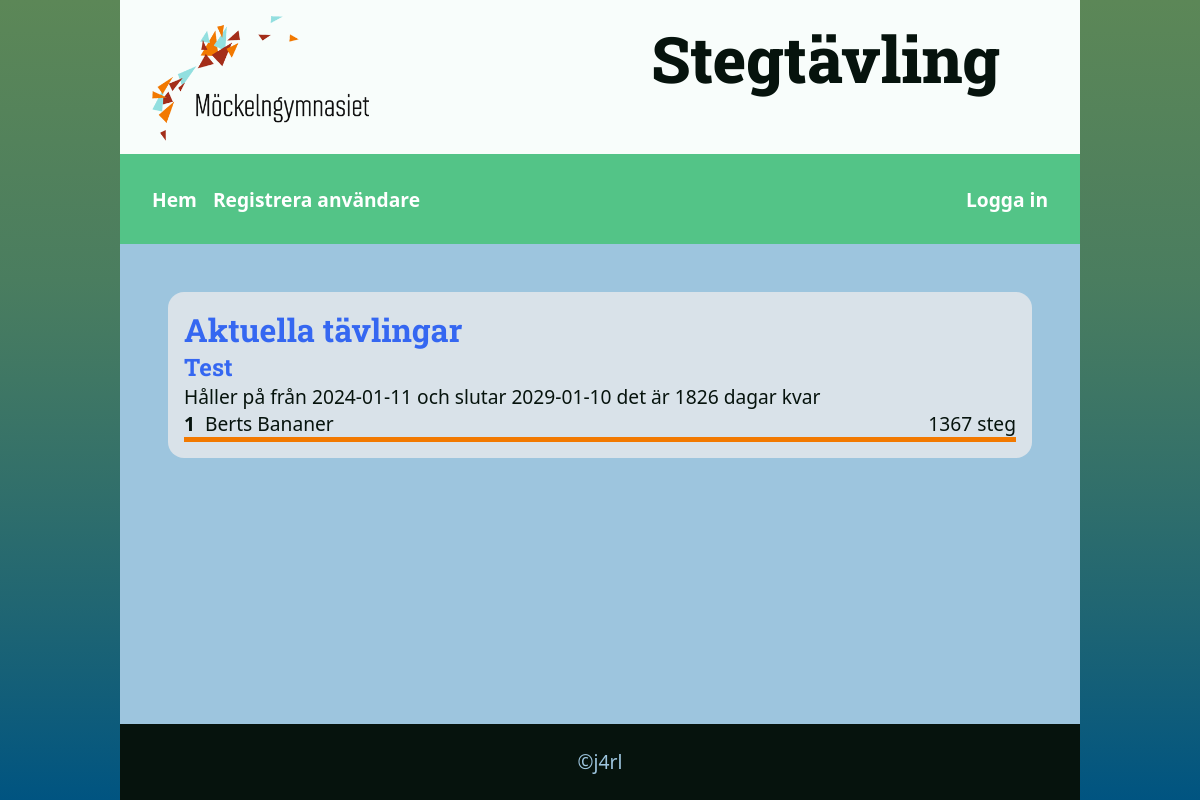
The page / on the database its author committed.
### tables this page shows
CREATE TABLE `tblcomp` (
  `compid` int(11) NOT NULL,
  `compname` varchar(200) NOT NULL,
  `totsteps` int(11) NOT NULL DEFAULT 0,
  `startdate` date NOT NULL,
  `stopdate` date NOT NULL
);

### func.php (called while the page is built, shortened)
<?php
$db=new Database("mockelngymnasie");
function dateDiff($startDate, $endDate){
    $startTimestamp = strtotime($startDate);
    $endTimestamp = strtotime($endDate);
    $differenceInSeconds = $endTimestamp - $startTimestamp;
    $daysDifference = floor($differenceInSeconds / (60 * 60 * 24));
    return $daysDifference;
}
class Database extends Crypt
{
    function __construct($db_name, $host="localhost", $username="mockelngymnasie", $password="PPeTExVh") {
        $this->mysqli = mysqli_connect($host, $username, $password, $db_name);
    }
    public function runQuery($strQuery){
        $strSQL=$strQuery;
        return $this->mysqli->query($strSQL);
    }
    public function updateCompTotSteps(){
        $sql="SELECT * FROM tblsteps WHERE NOT team=0";
        $res=$this->mysqli->query($sql);
        while ($row=$res->fetch_assoc()){
            $comp=intval($row['comp']);
            $sql="SELECT * FROM tblsteps WHERE comp=$comp AND NOT team=0";
            $result=$this->mysqli->query($sql);
        }
    }
    public function getTeamName($teamid){
        $id=intval($teamid);
        $sql="SELECT * FROM tblteam WHERE teamid=$id";
        if($row = $this->mysqli->query($sql)->fetch_assoc()){
            return $row['teamname'];
        }else{
            return "Hittade inte lagnamnet";
        };
    }
    public function getTotStepsForComp($compid){
        $id=intval($compid);
        $sql="SELECT * FROM tblcomp WHERE compid=$id";
        $r=$this->mysqli->query($sql)->fetch_assoc();
        return intval($r['totsteps']);
    }
    public function getTotStepsForTeamComp($teamid, $compid){
        $teamid=intval($teamid);
        $compid=intval($compid);
        $sql="SELECT SUM(steps) AS totsteps FROM tblsteps WHERE team=$teamid AND comp=$compid";
        $r=$this->runQuery($sql)->fetch_assoc();
        return intval($r['totsteps']);
    }
    public function ifTeamExists($team) {
        $tid=intval($team);
        $sql="SELECT * FROM tblteam WHERE teamid = $tid";
        $numTeams=$this->runQuery($sql)->num_rows;
        return $numTeams;
    }
}
?>

### index.php (the view, shortened to what this page needs)
<?php require_once("func.php");
ob_start(); ?>
<?php
        $today = date("Y-m-d");
        $sql="SELECT * FROM tblcomp WHERE startdate<'$today' AND stopdate>'$today'";
        $result=$db->runQuery($sql);
        $db->updateCompTotSteps();
?>
<!DOCTYPE html>
<html lang="en">
<?php require_once("_head.php") ?>
<body>
    <header><img src="Mockelngymnasiet-w400-svart-text-transparent.png" alt="Möckelngymnasiet">Stegtävling</header>
<?php require_once("_menu.php") ?>
    <main>
        <div class="row">
        <section>
            <h1>Aktuella tävlingar</h1>
            <?php while($row=$result->fetch_assoc()) {
                $comp=intval($row['compid']);
                $comptot=$db->getTotStepsForComp($comp);?>
                <h2><?=$row['compname']?></h2>
                <p>Håller på från <?=$row['startdate']?> och slutar <?=$row['stopdate']?> det är <?=dateDiff($row['startdate'],$row['stopdate'])?> dagar kvar</p>
                 <?php
                $query="SELECT team, SUM(steps) AS totsteps FROM tblsteps WHERE comp = $comp GROUP BY team ORDER BY totsteps DESC LIMIT 5";
                $res=$db->runQuery($query);
                $i=0;
                while($team=$res->fetch_assoc()){
                    if($db->ifTeamExists($team['team'])){
                    $i++;
                    $barsize=100*(($db->getTotStepsForTeamComp($team['team'], $comp)) / $comptot);
                    ?>
                    <div class="row"><b><?=$i?></b>&nbsp;&nbsp;<span class="team_name"><?=$db->getTeamName($team['team'])?></span><span class="grow">&nbsp;</span> <?=$team['totsteps']?> steg</div>
                    <p class="bar"><img src="bar.gif" width="<?=$barsize?>%"></p>
              <?php } } ?>
           <?php } ?>
        </section>
        </div>
    </main>
 <?php require_once("_footer.php") ?>
</body>
</html>

### style.css (style rules this page uses)
:root { --formborder:rgb(0,0,0,.3); --formback:rgba(197, 197, 197, 0.781); --formlabelcolor:rgba(122, 122, 122, 0.8); --formbuttoncolor:#b3b7dd; --prim_back:rgb(217, 226, 233); --prim_color:rgb(66, 65, 90); --sec_back:rgb(63, 77, 66); --sec_color:#fff; --hero_back:#dadada; --hero_color:#616161; --header_back:#fff; --header_color:#000; --rubrik:800 4rem "Roboto Slab", serif; --text: #06130d; --wayback:linear-gradient(180deg, #5c8757 0%, 64%, #005481 100%); --background: #f8fdfb; --primary: #53c487; --secondary: #9dc5de; --accent: #3567f1; --font:300 1.2rem "Roboto Condensed", sans-serif; --mono:700 1.2rem "Ubuntu Mono", monospace; }
* { margin: 0; padding: 0; --outline:1px dotted red; box-sizing: border-box; font-family: system-ui, -apple-system, BlinkMacSystemFont, 'Segoe UI', Roboto, Oxygen, Ubuntu, Cantarell, 'Open Sans', 'Helvetica Neue', sans-serif; min-width:0; min-height: 0; }
body { display:flex; flex-direction: column; justify-content:center; align-items:center; background: var(--wayback); height:100dvh; font:var(--font); }
img { font-style:italic; background-repeat:no-repeat; background-size:cover; max-width:100%; vertical-align:middle; height:auto; shape-margin:1rem; }
h1, h2, h3, h4, h5, h6 { font-family: "Roboto Slab", serif; color:var(--accent); }
h1 { font-size: xx-large; }
h2 { font-size: x-large; }
header { display:flex; justify-content:space-between; padding: 1rem 5rem 1rem 2rem; height:10rem; width:80%; font:var(--rubrik); background: var(--background); color:var(--text); }
header img { height:8rem; }
main { min-height:30rem; flex-grow: 20; width: 80%; gap:2rem; background: var(--secondary); color:var(--text); padding: 2rem; overflow-y: auto; }
section { width: 100%; background: var(--prim_back); padding: 1rem; margin: 1rem; border-radius: 1rem; overflow-y: auto; }
.row { display:flex; flex-direction: row; flex-wrap: nowrap; justify-content: space-between; }
.grow { display:inline-block; flex-grow: 100; }
.bar { width:100%; height:5px; --border:1px solid #0000002f; overflow:hidden; background: #00000005; }

### rows shown on the page
tblcomp: compname "Test", startdate "2024-01-11", stopdate "2029-01-10", dateDiff($row['startdate'],$row['stopdate']) "1826", TeamName "Berts Bananer", totsteps "1367"
